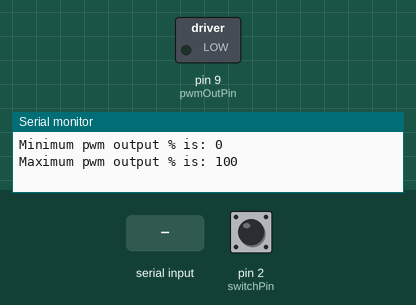
Recording of a sketch running on a simulated Arduino Nano, built with avr-gcc and run on an emulated ATmega328P. On the bench: switched loads named in the sketch (green lamp = pin HIGH), the last lines printed to the serial monitor. The inputs (shaded band) are chosen by the test bench; at power-on: pin 2 (switchPin) LOW.

Above: at 1.2 s.
1.3 s: "<90,45>" received over Serial
At 1.6 s:
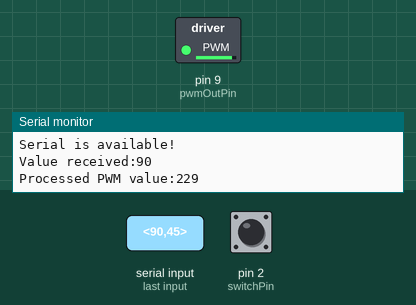
2.8 s: "<30,150>" received over Serial
At 3.9 s:
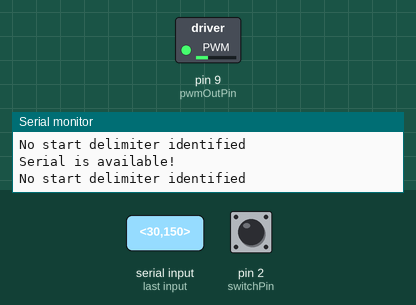
4.3 s: "<5>" received over Serial
At 5.0 s:
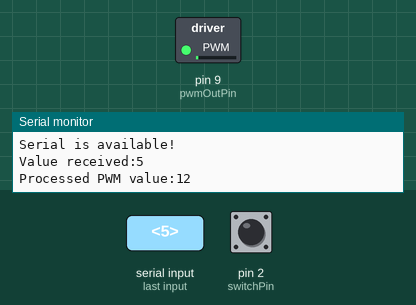
5.8 s: "<90>" received over Serial
At 6.2 s:
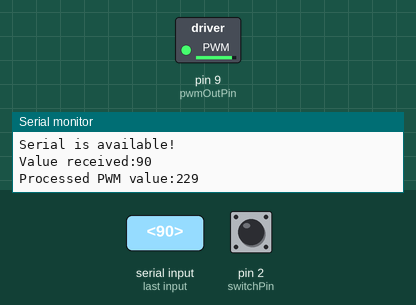
Timing chart, 0 to 8.3 s (numbered marks = the images above; inputs shaded):
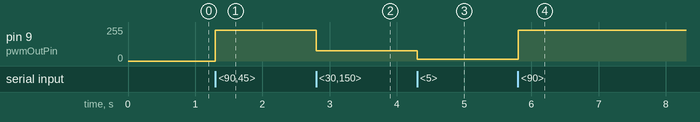

The sketch:

Brake_Shaker_Firmware.ino
```cpp
/*
 Name:		Brake_Shaker_Firmware.ino
 Created:	5/30/2016 10:49:53 PM
 Author:	Dusan Milojkovic - d00mil
*/

////// START SETUP //////
const int pwmOutPin = 9;     //The pin number of the signal for the motor
const int switchPin = 2;     //The pin number of the switch
							 //Pushbutton attached between switchPin and +5V, 10K resistor attached between switchPin and ground
const int potPin = A0;       //The pin number for the potentiometer
							 //Middle of the pot to analog pin potPin, oneside to +5V, other side to gnd
const char startDelimiter = '<'; //The character that defines the start of the incoming serial data
const char endDelimiter = '>'; //The character that defines the end of the incoming serial data
const int minMotorPWM = 25;  //Should be 25% PWM since DC motors have hard time with lower PWM values
const int maxMotorPWM = 50;  //Should be 50% PWM if DC motor will be run on double voltage
////// END SETUP //////

int switchState = 0; //Variable for reading the status of a switch
float potValue = 0; //Variable that will hold the value read from pot
int processedBrakePWM = 0; //PWM value that will be sent to the motor
int minFinalBrakePWMperc = 0; //Initialize min PWM percentage
int maxFinalBrakePWMperc = 100; //Initialaize max PWM percentage
char inChar = 0; //Variable for holding the single charcter from the serial port
String inString; //Variable that holds the incoming serial data

// the setup function runs once on power up or when reset is pressed
void setup() {
	pinMode(pwmOutPin, OUTPUT); //Initialize the pwmOutPin pin as an output
	pinMode(switchPin, INPUT);  //Initialize the switchPin pin as an input
	Serial.begin(115200);

	checkForUserSettings();
	printToSerial();

	// Pins 5 and 6: controlled by Timer 0 in fast PWM mode (cycle length = 256)
	// Setting   	        Divisor 	Frequency
	// 0x01(00000001)	    1         62500
	// 0x02(00000010)  	  8         7812.5
	// 0x03(00000011)  	  64        976.5625   <--DEFAULT
	// 0x04(00000100) 	  256       244.140625
	// 0x05(00000101)     1024      61.03515625
	// TCCR0B = (TCCR0B & 0b11111000) | <setting>;

	// Pins 9 and 10: controlled by timer 1 in phase-correct PWM mode (cycle length = 510)
	// Setting 	          Divisor 	Frequency
	// 0x01(00000001) 	  1         31372.55
	// 0x02(00000010) 	  8         3921.16
	// 0x03(00000011)  	  64        490.20   <--DEFAULT
	// 0x04(00000100)  	  256       122.55
	// 0x05(00000101) 	  1024      30.64
	// TCCR1B = (TCCR1B & 0b11111000) | <setting>;
	TCCR1B = TCCR1B & 0b11111000 | 0b00000001;  // set pin 9 & 10 to frequency 31250

	// Pins 11 and 3: controlled by timer 2 in phase-correct PWM mode (cycle length = 510)
	// Setting 	          Divisor 	Frequency
	// 0x01(00000001) 	  1         31372.55
	// 0x02(00000010) 	  8         3921.16
	// 0x03(00000011)     32        980.39
	// 0x04(00000100)     64        490.20   <--DEFAULT
	// 0x05(00000101)     128       245.10
	// 0x06(00000110)     256       122.55
	// 0x07(00000111)     1024      30.64
	// TCCR2B = (TCCR2B & 0b11111000) | <setting>;

	// All frequencies are in Hz and assume a 16000000 Hz system clock.
}

// the loop function runs over and over again until power down or reset
void loop() {
	checkForUserSettings();

	if (Serial.available() > 0) //check if Arduino is connected
	{
		Serial.println("Serial is available!");
		inChar = Serial.read();

		if (inChar == startDelimiter)
		{
			processedBrakePWM = processBrakeValue(); //Converts incoming string to int and assingns it to the output variable
			Serial.print("Value received:");
			Serial.println(processedBrakePWM);

			//Convert input data from serial port to the minFinalBrakePWMval <-> maxFinalBrakePWMval range
			if (processedBrakePWM <= minFinalBrakePWMperc) //When PWM value is very low, make sure it drops to zero
			{
				processedBrakePWM = 0;
			}
			if (processedBrakePWM >= maxFinalBrakePWMperc) //If PWM value is too high, keep it set at defined max
			{
				processedBrakePWM = maxFinalBrakePWMperc;
			}
			processedBrakePWM = int(abs(processedBrakePWM*2.55)); //convert processed data to 0-255 range
			Serial.print("Processed PWM value:");
			Serial.println(processedBrakePWM);
		}
		else
		{
			Serial.println("No start delimiter identified");
		}
	}
	analogWrite(pwmOutPin, processedBrakePWM); //finally send the PWM value to the motor
}

int processBrakeValue()
{
	inString = "0";
	inChar = '0';

	while (Serial.available() > 0)
	{
		inChar = Serial.read();
		switch (inChar)
		{
		case endDelimiter:
			break;
		default:
			inString += inChar;
			break;
		}
	}
	return inString.toInt();
}

void checkForUserSettings()
{
	switchState = digitalRead(switchPin); // read the state of the switch pin (0|1)
	if (switchState == HIGH)  // check if the switch is on. if it is, the switchState is HIGH
	{
		//If the switch is on - appply the user settings
		potValue = analogRead(potPin);  // read the value from the potentioneter (0-1023)
		minFinalBrakePWMperc = minMotorPWM;
		maxFinalBrakePWMperc = int(potValue * 100 / 1024); //convert value from 0-1023 to 0-100
	}
	else
	{
		//if the switch is off - keep the full range
		minFinalBrakePWMperc = 0;
		maxFinalBrakePWMperc = 100;
	}
}

void printToSerial()
{
	Serial.print("Minimum pwm output % is: ");
	Serial.println(minFinalBrakePWMperc);
	Serial.print("Maximum pwm output % is: ");
	Serial.println(maxFinalBrakePWMperc);
}
```

Measured:
- after the input at 1.3 s, pin 9 (pwmOutPin): 0/255 → 229/255 at once
- after the input at 2.8 s, pin 9 (pwmOutPin): 229/255 → 76/255 at once
- after the input at 4.3 s, pin 9 (pwmOutPin): 76/255 → 12/255 at once
- after the input at 5.8 s, pin 9 (pwmOutPin): 12/255 → 229/255 at once
